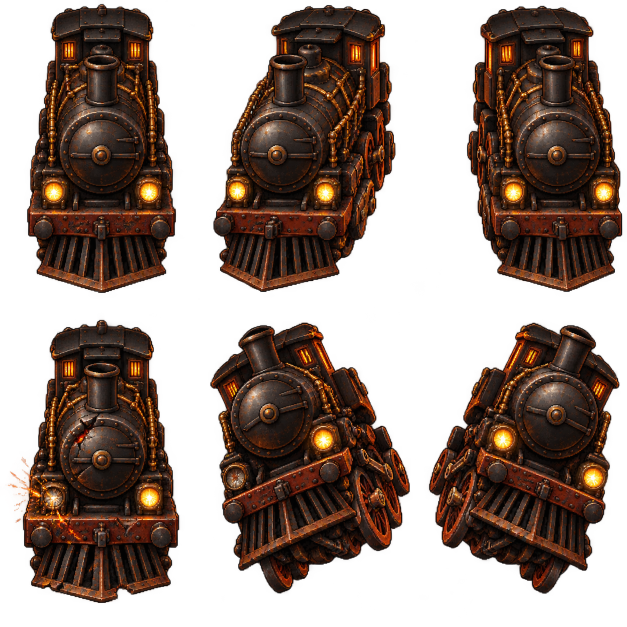
#> input picture art_src/hell_tunnel_01_train_v1.png, 1254 x 1254 px (shown at 1/2 size); its folder holds only this picture in this run
$ python slice_hell_tunnel.py
#> lines starting #> are read from the running program, lines starting #| are printed output that depends on the picture; after the words box and inside, x2 and y2 are one past the last pixel; in counts of white or black regions, pixels touching at a corner belong together
"""Slice the reviewed Hell Tunnel v1 sheets. Run from any working directory.

Requires only Python 3.12 and Pillow. No resampling or source-sheet writes.
"""

from array import array
import hashlib
import json
from pathlib import Path

from PIL import Image, ImageDraw, ImageFont

ROOT = Path(__file__).resolve().parents[2]
PADDING = 4
ALPHA_MIN = 24
SHEETS = {
    "train": ("01_train", 3, ["loco_front", "loco_turn_left", "loco_turn_right",
                              "loco_damaged", "loco_fall_left", "loco_fall_right"]),
    "fx": ("04_fx", 4, [*(f"torch_{i}" for i in range(4)),
                         *(f"smoke_{i}" for i in range(4)),
                         *(f"lava_{i}" for i in range(4)),
                         "lava_burst", "rocks", "flash", "splash"]),
    "ui": ("05_ui", 4, ["pause", "play", "star_full", "star_empty", "hand_idle",
                         "hand_tap", "hazard", "stop", "sign_left", "sign_right",
                         "sign_up", "sign_cross", "panel_wide", "panel_small",
                         "timer", "boost"]),
}
# Reviewed source landmarks: center of the lower cowcatcher, including tilted
# views. These are art anchors, not component bounding-box centers or wheel tips.
TRAIN_PIVOTS = [(204, 582), (535, 580), (1138, 580),
                (204, 1203), (595, 1081), (1058, 1080)]
TORCH_PIVOTS = [(160, 328), (472, 327), (790, 330), (1105, 330)]


def components(alpha):
    """Return exact 4-connected alpha islands, with their pixels and bounds."""
    w, h = alpha.size
    pending = bytearray(alpha.tobytes())
    found = []
    for start in range(w * h):
        if not pending[start]:
            continue
        pending[start] = 0
        stack = [start]
        pixels = array("I")
        left, top, right, bottom = w, h, 0, 0
        while stack:
            pos = stack.pop()
            y, x = divmod(pos, w)
            pixels.append(pos)
            left, top = min(left, x), min(top, y)
            right, bottom = max(right, x + 1), max(bottom, y + 1)
            neighbors = [pos - w, pos + w]
            if x:
                neighbors.append(pos - 1)
            if x + 1 < w:
                neighbors.append(pos + 1)
            for nxt in neighbors:
                if 0 <= nxt < w * h and pending[nxt]:
                    pending[nxt] = 0
                    stack.append(nxt)
        found.append({"pixels": pixels, "bbox": (left, top, right, bottom)})
    return sorted(found, key=lambda c: -len(c["pixels"]))


def box_distance(a, b):
    """Squared gap between islands; satellites belong to the nearest core."""
    dx = max(a[0] - b[2], b[0] - a[2], 0)
    dy = max(a[1] - b[3], b[1] - a[3], 0)
    return dx * dx + dy * dy


def extract(source, count, columns):
#> called with count = 6, columns = 3
    rgba = Image.open(source).convert("RGBA")
#> rgba is the input picture: PIL image 1254x1254 RGBA; mean R, G, B, A 37.4, 20.4, 11.9, 134.6
    alpha = rgba.getchannel("A").point(lambda v: v if v >= ALPHA_MIN else 0)
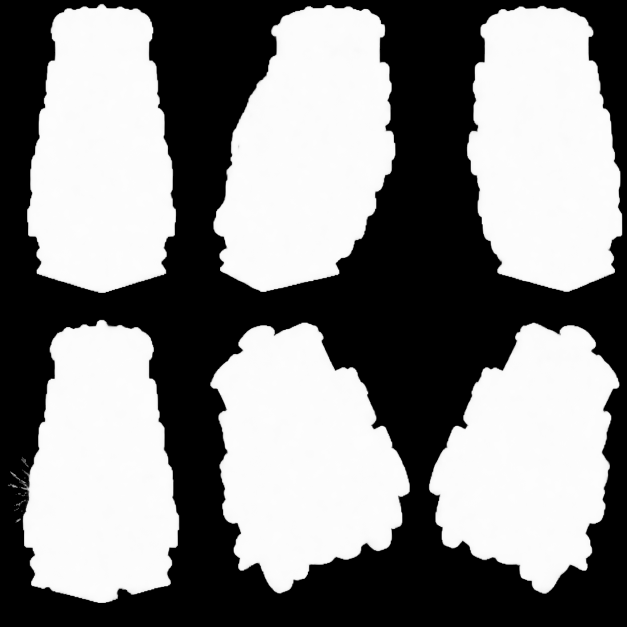
#> alpha: PIL image 1254x1254 L (shown at 1/2 size); min 0, max 255, mean 134.4
    rgba.putalpha(alpha)
    islands = components(alpha)
#> after the loop in components, `for start in range(w * h):`: found = 24 items
#> islands = 24 items
    cores = islands[:count]
#> cores = 6 items
    # Fail on unexpected source changes instead of quietly selecting tiny noise
    # as an object. The reviewed sheets have one dominant island per sprite.
    if len(cores) != count or len(cores[-1]["pixels"]) < 10000:
        raise ValueError(f"Unexpected silhouette layout: {source}")
    by_y = sorted(cores, key=lambda c: c["bbox"][1] + c["bbox"][3])
#> by_y = 6 items
    ordered = []
    for row in range(0, count, columns):
        ordered.extend(sorted(by_y[row:row + columns], key=lambda c: c["bbox"][0]))
#> after the loop, ordered = 6 items
    rows = [ordered[i:i + columns] for i in range(0, count, columns)]
#> rows = 2 items
    # Infer the empty gutters from actual silhouettes, not sheet/grid sizes.
    # This keeps a burst's high sparks out of the lava directly above it.
    gutters = [(max(c["bbox"][3] for c in previous)
                + min(c["bbox"][1] for c in following)) / 2
               for previous, following in zip(rows, rows[1:])]
#> gutters = [612.5]
    groups = [[core] for core in ordered]
#> groups = 6 items
    for satellite in islands[count:]:
        center_y = (satellite["bbox"][1] + satellite["bbox"][3]) / 2
        row = sum(center_y > gutter for gutter in gutters)
        candidates = range(row * columns, min((row + 1) * columns, count))
        owner = min(candidates, key=lambda i: box_distance(
            satellite["bbox"], ordered[i]["bbox"]))
        groups[owner].append(satellite)
#> this loop made 18 passes
#> (center_y, row, owner) on passes 1 to 12: (924, 1, 3), (971.5, 1, 3), (1040, 1, 3), (987.5, 1, 3), (1018, 1, 3), (956, 1, 3), (1022.5, 1, 3), (1021, 1, 3), (989, 1, 3), (974, 1, 3), (1011, 1, 3), (1044.5, 1, 3)
    result = []
    covered = 0
    for group in groups:
        mask_bytes = bytearray(rgba.width * rgba.height)
        for island in group:
            covered += len(island["pixels"])
            for pos in island["pixels"]:
                mask_bytes[pos] = 255
        mask = Image.frombytes("L", rgba.size, bytes(mask_bytes))
        bbox = mask.getbbox()
        # Mask by ownership before cropping: no neighboring island can leak in,
        # even if its bounding rectangle overlaps this sprite's rectangle.
        isolated = Image.new("RGBA", rgba.size)
        isolated.paste(rgba, (0, 0), mask)
        result.append((isolated.crop(bbox), bbox))
#> this loop made 6 passes
#> bbox on passes 1 to 6: (54, 7, 353, 586), (426, 10, 791, 584), (933, 11, 1245, 584), (15, 639, 359, 1206), (420, 645, 820, 1188), (857, 645, 1239, 1188)
#> pass 1, in extract, `mask = Image.frombytes("L", rgba.size, bytes(mask_bytes))`:
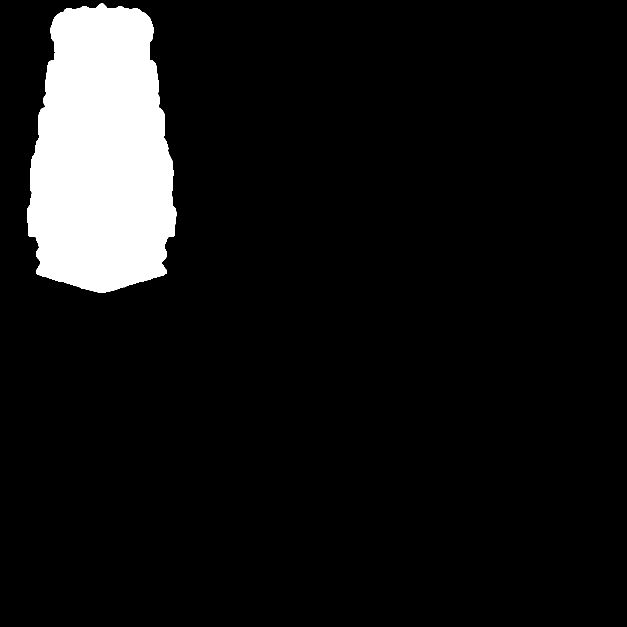
#> mask: PIL image 1254x1254 L (shown at 1/2 size); 8.7% white; 1 white region, box (x1, y1, x2, y2) and area: (54, 7, 353, 586) 137049
#> pass 3, in extract, `mask = Image.frombytes("L", rgba.size, bytes(mask_bytes))`:
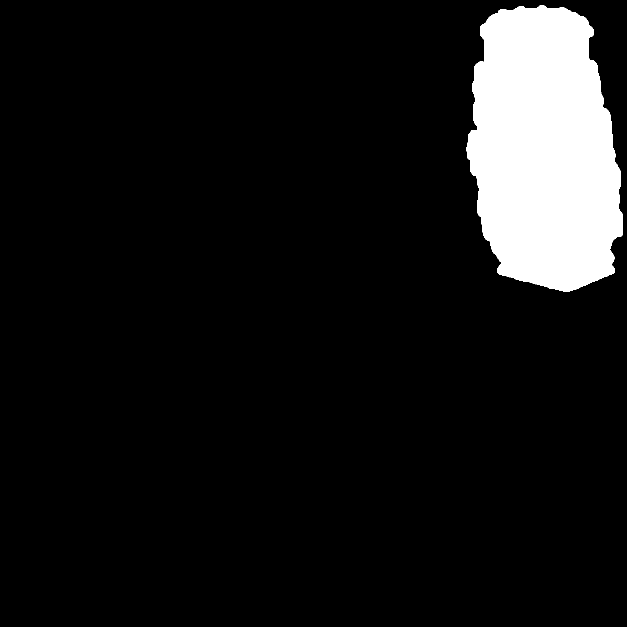
#> mask: PIL image 1254x1254 L (shown at 1/2 size); 8.9% white; 2 white regions (1 under 20 px), largest, box (x1, y1, x2, y2) and area: (933, 11, 1245, 584) 140579
#> after the loop:
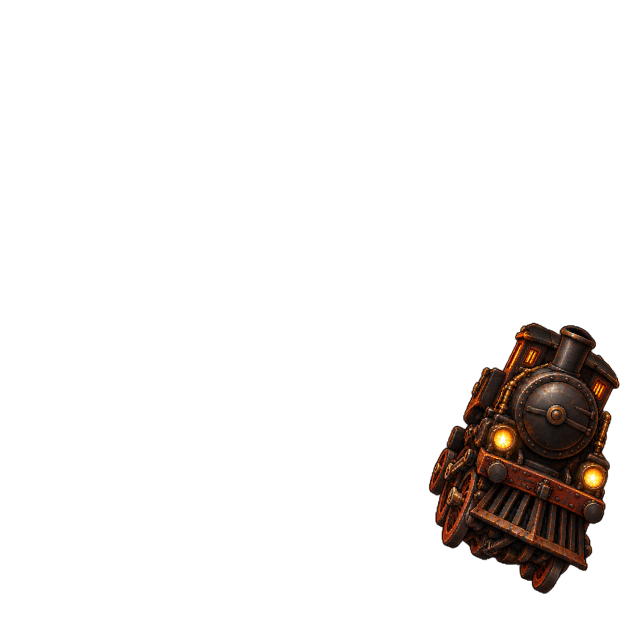
#> isolated: PIL image 1254x1254 RGBA (shown at 1/2 size); mean R, G, B, A 5.6, 3.1, 1.8, 21.8; transparent parts drawn white
#> after the loop, covered = 850320; result = 6 items
    assert covered == sum(v != 0 for v in alpha.tobytes())
    return result


def save_json(path, data):
    path.parent.mkdir(parents=True, exist_ok=True)
    path.write_text(json.dumps(data, indent=2, ensure_ascii=False) + "\n",
                    encoding="utf-8", newline="\n")


def main():
    entries, previews, sources = [], [], {}
    for category, (sheet, columns, names) in SHEETS.items():
        relative = f"art_src/hell_tunnel_{sheet}_v1.png"
        source = ROOT / relative
        sources[relative] = hashlib.sha256(source.read_bytes()).hexdigest()
        sliced = extract(source, len(names), columns)
#> sliced = 6 items
        items = []
        for index, (name, (content, bbox)) in enumerate(zip(names, sliced)):
            animation = category == "fx" and index < 12
            group = name.rsplit("_", 1)[0] if animation else category
            if category == "train":
                sx, sy = TRAIN_PIVOTS[index]
                anchor = (sx - bbox[0], sy - bbox[1])
            elif animation and group == "torch":
                sx, sy = TORCH_PIVOTS[index]
                anchor = (sx - bbox[0], sy - bbox[1])
            elif category == "fx":
                anchor = (content.width // 2, content.height)
            else:
                anchor = (content.width // 2, content.height // 2)
            items.append(dict(name=name, image=content, bbox=bbox, anchor=anchor,
                              group=group, animation=animation, index=index))
#> this loop made 6 passes
#> (name, bbox, sx, sy, anchor) on passes 1 to 6: ('loco_front', (54, 7, 353, 586), 204, 582, (150, 575)), ('loco_turn_left', (426, 10, 791, 584), 535, 580, (109, 570)), ('loco_turn_right', (933, 11, 1245, 584), 1138, 580, (205, 569)), ('loco_damaged', (15, 639, 359, 1206), 204, 1203, (189, 564)), ('loco_fall_left', (420, 645, 820, 1188), 595, 1081, (175, 436)), ('loco_fall_right', (857, 645, 1239, 1188), 1058, 1080, (201, 435))
#> after the loop, items = 6 items
        for item in items:
            peers = [p for p in items if p["group"] == item["group"]] if item["animation"] else [item]
            left = max(p["anchor"][0] for p in peers) + PADDING
            top = max(p["anchor"][1] for p in peers) + PADDING
            right = max(p["image"].width - p["anchor"][0] for p in peers) + PADDING
            bottom = max(p["image"].height - p["anchor"][1] for p in peers) + PADDING
            canvas = Image.new("RGBA", (left + right, top + bottom))
            offset = (left - item["anchor"][0], top - item["anchor"][1])
            canvas.paste(item["image"], offset)
            box = canvas.getchannel("A").getbbox()
            assert box[0] >= 4 and box[1] >= 4
            assert canvas.width - box[2] >= 4 and canvas.height - box[3] >= 4
            path = f"assets/sprites/{category}/{item['name']}.png"
            target = ROOT / path
            target.parent.mkdir(parents=True, exist_ok=True)
            canvas.save(target)
            x0, y0, x1, y1 = item["bbox"]
            entries.append(dict(file=path, source=relative,
                                source_rect=[x0, y0, x1 - x0, y1 - y0],
                                size=list(canvas.size), pivot=[left, top],
                                content_offset=list(offset), group=item["group"],
                                frame_order=item["index"] % 4 if item["animation"] else item["index"],
                                sheet_order=item["index"], animation=item["animation"],
                                purpose=item["name"]))
            previews.append((item["name"], canvas))
#> this loop made 6 passes
#> (left, top, right, bottom, box, path, x0, y0) on passes 1 to 6: (154, 579, 153, 8, (4, 4, 303, 583), 'assets/sprites/train/loco_front.png', 54, 7), (113, 574, 260, 8, (4, 4, 369, 578), 'assets/sprites/train/loco_turn_left.png', 426, 10), (209, 573, 111, 8, (4, 4, 316, 577), 'assets/sprites/train/loco_turn_right.png', 933, 11), (193, 568, 159, 7, (4, 4, 348, 571), 'assets/sprites/train/loco_damaged.png', 15, 639), (179, 440, 229, 111, (4, 4, 404, 547), 'assets/sprites/train/loco_fall_left.png', 420, 645), (205, 439, 185, 112, (4, 4, 386, 547), 'assets/sprites/train/loco_fall_right.png', 857, 645)
#> pass 1, in main, `canvas.save(target)`:
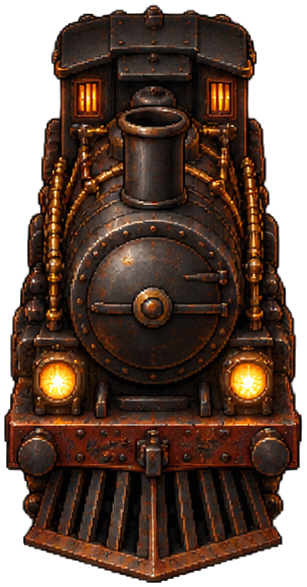
#> saved as loco_front.png: PIL image 307x587 RGBA; mean R, G, B, A 48.7, 28.5, 17.4, 189.4; transparent parts drawn white
#> pass 2, in main, `canvas.save(target)`:
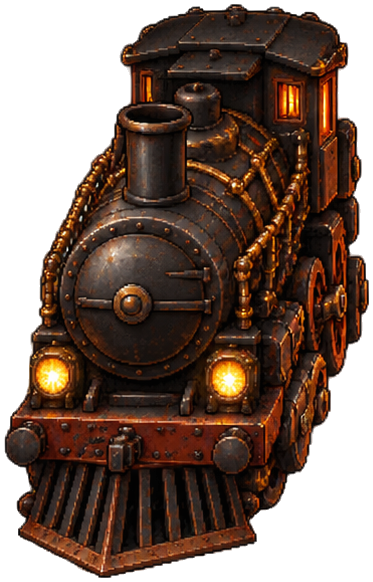
#> saved as loco_turn_left.png: PIL image 373x582 RGBA; mean R, G, B, A 45.4, 25.6, 15.2, 172.7; transparent parts drawn white
#> after the loop:
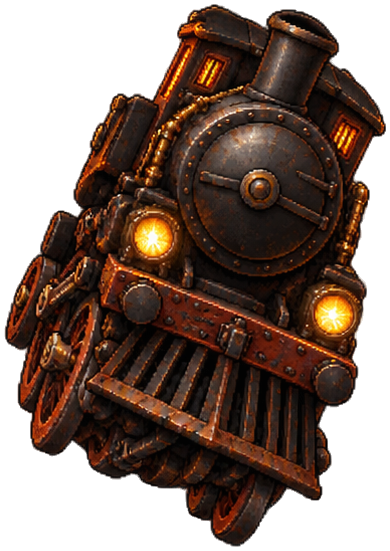
#> canvas: PIL image 390x551 RGBA; mean R, G, B, A 41.3, 22.7, 13.5, 159.4; transparent parts drawn white
#> after the loop, entries = 6 items; previews = 6 items
    manifest = dict(schema_version=1, pack="hell_tunnel_slices_v1", alpha_min=ALPHA_MIN,
                    padding=PADDING, recommended_filter="nearest", source_sha256=sources,
                    coordinates="Pixels, origin top-left; source_rect=[x,y,width,height]; pivot is in output canvas",
                    animation_notes="State variants; timing and seamless looping require integration review",
                    sprites=entries)
    save_json(ROOT / "assets/sprites/manifest.json", manifest)
    preview = Image.new("RGB", (1200, 8 * 230), (24, 26, 32))
    draw = ImageDraw.Draw(preview)
    font = ImageFont.load_default(size=15)
    for index, (name, sprite) in enumerate(previews):
        x, y = (index % 5) * 240, (index // 5) * 230
        thumb = sprite.copy()
        thumb.thumbnail((228, 198), Image.Resampling.NEAREST)
        preview.paste(thumb, (x + (240 - thumb.width) // 2, y + 4), thumb)
        draw.text((x + 8, y + 207), f"{index + 1:02d} {name}", fill=(225, 225, 225), font=font)
    output = ROOT / "art_src/slices_v1"
    output.mkdir(parents=True, exist_ok=True)
    preview.save(output / "contact_sheet.png")
    save_json(output / "slices_manifest_v1.json", {
        "pack": manifest["pack"], "runtime_manifest": "assets/sprites/manifest.json",
        "sprite_counts": {key: len(value[2]) for key, value in SHEETS.items()},
        "contact_sheet": "art_src/slices_v1/contact_sheet.png",
        "generator": "tools/art/slice_hell_tunnel.py"})
    print(f"Sliced {len(entries)} sprites (train 6, fx 16, ui 16)")


if __name__ == "__main__":
#> (the run stopped early here; a loop or call above may not have finished)
